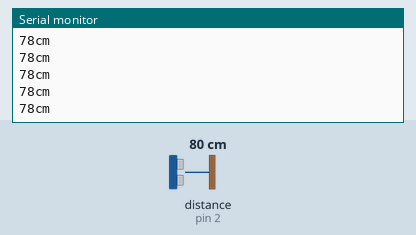
The sketch below on a simulated Arduino Uno, built with avr-gcc and run on an emulated ATmega328P. Shown: the last lines printed to the serial monitor. Wiring (inferred from the names in the program): range finder with pulse-width output: data pin 2. The test bench sets the inputs (shaded band); at power-on: distance to the obstacle (sensor on pin 2) 80 cm. The echo pulse lasts 58.3 µs per cm.

Above: at 1.2 s.
1.3 s: distance to the obstacle (sensor on pin 2) set to 2 cm
At 1.7 s:
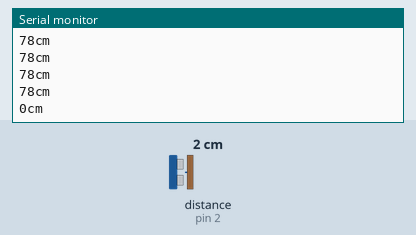
2.8 s: distance to the obstacle (sensor on pin 2) set to 4 cm
At 2.92 s:
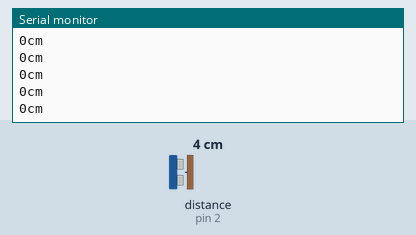
Timing chart, 0 to 5.8 s (numbered marks = the images above; inputs shaded):
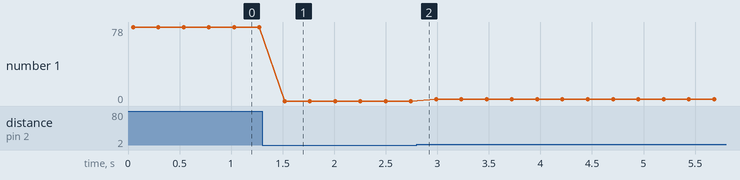

Measured:
- after the input at 1.3 s, the serial monitor: prints a new line after 0.22 s (image 1)
- plotted number 1: 78 → 0 after the input at 1.3 s, 0 → 2 after the input at 2.8 s

The sketch:

PW-Read.ino
```cpp
const int pwPin = 2;
long pulse, inches, cm;

void setup()
{
  Serial.begin(9600);
  pinMode(pwPin, INPUT);
}


void loop()

{


  //pulse = 0;

  //147uS per inch - inch = polegada

  pulse = pulseIn(pwPin, HIGH);

   inches = pulse / 147;

  //change inches to centimetres
  // cm = pulse / 58;

  cm = inches * 2.54;

 /* for(int i = 0; i < 5; i++)
  {
    pulse += pulseIn(pwPin, HIGH);
  }

  cm = (pulse / 5) / 58;
*/

  Serial.print(cm);
  Serial.println("cm");


  delay(200);

}
```
